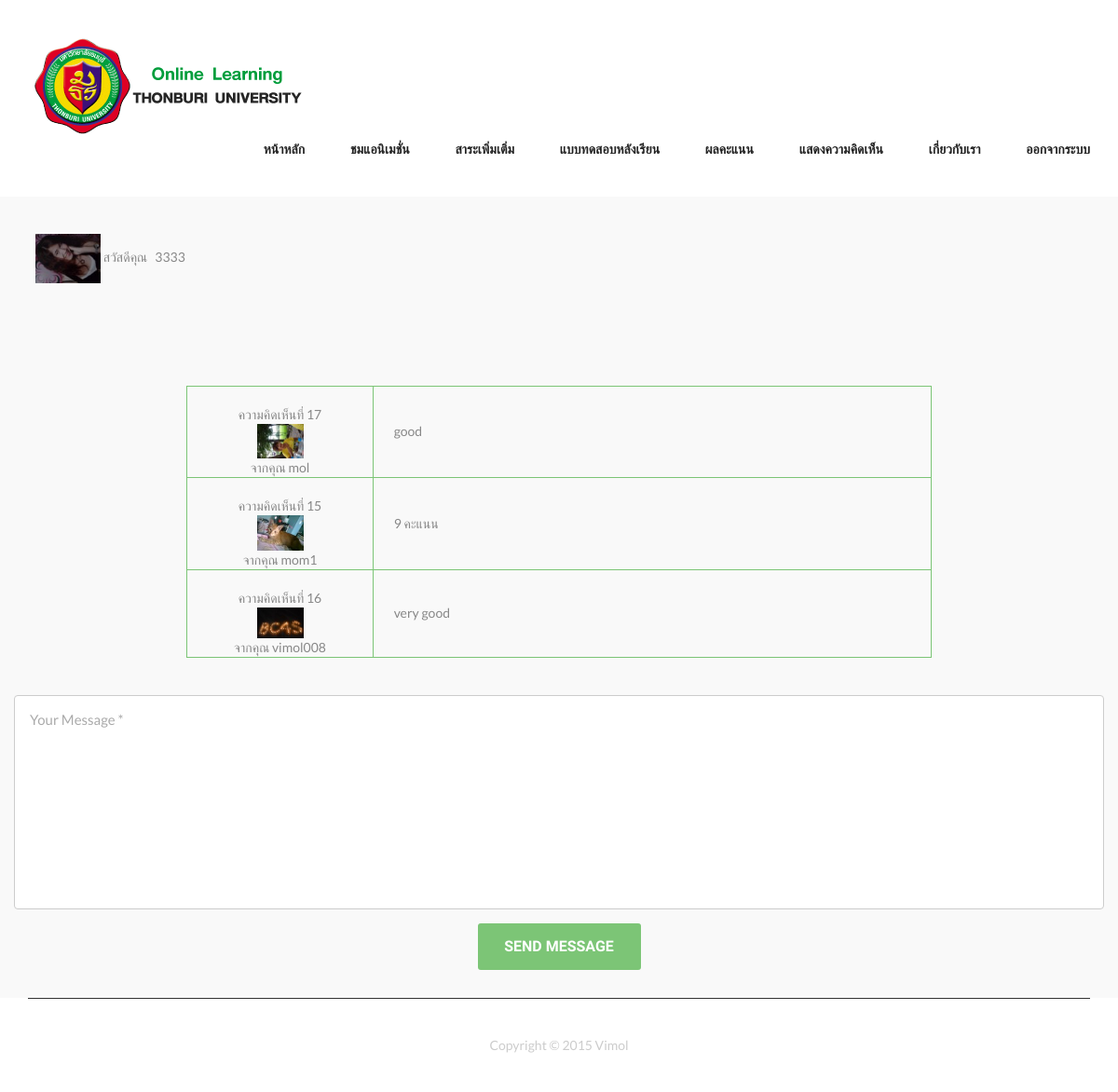
/showcomment.php (signed in), run on the app's committed database.
### tables this page shows
CREATE TABLE `tb_member` (
  `Username` varchar(100) NOT NULL,
  `Password` varchar(100) NOT NULL,
  `Name` varchar(100) NOT NULL,
  `Email` varchar(100) NOT NULL,
  `Gender` varchar(100) NOT NULL,
  `Mtype` varchar(100) NOT NULL,
  `Pic` varchar(200) NOT NULL
);

CREATE TABLE `tb_comment` (
  `C_ID` int(8) NOT NULL,
  `Username` varchar(100) NOT NULL,
  `Detail` text NOT NULL
);

### showcomment.php (the view, shortened to what this page needs)
<?php
$sql_request_image = "Select Pic From tb_member Where Username='".$_SESSION['ses_user']."'";
$result_request_image = mysql_query($sql_request_image);
$image_name = mysql_result($result_request_image,0,0);
$dir = "profile_images/";
?>
<!doctype html>
<html>
<head>
<link href="css/bootstrap.css" rel="stylesheet" type="text/css">
<link href="css/style-homepage.css" rel="stylesheet" type="text/css">
<link href="css/linecons.css" rel="stylesheet" type="text/css">
<link href="css/font-awesome.css" rel="stylesheet" type="text/css">
<link href="css/responsive.css" rel="stylesheet" type="text/css">
<link href="css/animate.css" rel="stylesheet" type="text/css">
</head>
<body>
<header id="header_outer">
  <div class="container">
    <div class="header_section">
        <table width="300" border="0">
  <tbody>
    <tr>
      <td><center>
      <a href="#"><img src="img/logo2.png" width="300" height="120" alt=""></a>
      </td>
    </tr>
  </tbody>
</table>
      <nav class="nav" id="nav">
        <ul class="">
           <li><a href="homepage.php">หน้าหลัก</a></li>
          <li><a href="animation.php">ชมแอนิเมชั่น</a></li>
          <li><a href="substance.php">สาระเพิ่มเติ่ม</a></li>
          <li><a href="posttest.php">แบบทดสอบหลังเรียน</a></li>
          <li><a href="showscore.php">ผลคะแนน</a></li>
          <li><a href="showcomment.php">แสดงความคิดเห็น</a></li>
          <li><a href="about.php">เกี่ยวกับเรา</a></li>
          <li><a href="logout.php">ออกจากระบบ</a></li>
        </ul>
      </nav>
      <a class="res-nav_click animated wobble wow"  href="javascript:void(0)"><i class="fa-bars"></i></a> </div>
  </div>
</header>
<section id="top_content" class="top_cont_outer">
  <div class="top_cont_inner">
    <div class="container"> <br><br>
  </b> &nbsp;&nbsp; <?php echo " <img style='width:70px' src='".$dir.$image_name."'/>" ?> สวัสดีคุณ   &nbsp;&nbsp;<?php echo $_SESSION['ses_user']?>
      <div class="top_content">
        <div class="row"><center>
        <div class="comment">
        <table width="800px" align="center" border="1" bordercolor="#7cc576" cellpadding="5" cellspacing="5">
		<?php
		$sql_comment = "Select * From tb_comment";
  		$result_comment = mysql_query($sql_comment);
		if($result_comment > 0)
		{
  		while($objResult_comment = mysql_fetch_array($result_comment)){
  	?>
   	 <tr bordercolor="#7cc576" >
      	<td width="200px" align="center"  style="border:solid 1px #7cc576"><br>ความคิดเห็นที่  <?php  echo $objResult_comment["C_ID"] ?><br>
      	<?php
	  	$sql_request_image_comment = "Select Pic From tb_member Where Username='".$objResult_comment['Username']."'";
		$result_request_image_comment = mysql_query($sql_request_image_comment);
		$image_name_comment = mysql_result($result_request_image_comment,0,0);
		$dir_comment = "profile_images/";
	  echo "   <img style='width:50px' src='".$dir_comment.$image_name_comment."'/>" ?>
      <br>
      จากคุณ  <?php  echo $objResult_comment["Username"] ?></td>
      <td align="left"  style="border:solid 1px #7cc576">&nbsp;&nbsp;&nbsp;&nbsp;&nbsp;&nbsp;&nbsp;&nbsp;<?php  echo $objResult_comment["Detail"] ?></td><br>
    </tr><?php
  	}
		}
		else
		{ ?>
        <h2>ยังไม่มีความคิดเห็น</h2>
        <?php
		}
		?>
</table>
</div>
        <br><br>
       <form name="forms" id="forms" enctype="multipart/form-data" method="post" action="savecomment.php">
 <textarea name = "comment" id = "comment" class="input-text text-area animated wow flipInY delay-06s" cols="100" rows="50" onFocus="if(this.value==this.defaultValue)this.value='';" onBlur="if(this.value=='')this.value=this.defaultValue;">Your Message *</textarea>
 <input class="input-btn animated wow flipInY delay-08s" type="submit" value="send message">
</form>
        </div>
        </center></div>
      </div>
    </div>
</section>
  <div class="container">
    <div class="footer_bottom"> <span>Copyright © 2015 Vimol </span> </div>
  </div>
</body>
</html>

### css/style-homepage.css (style rules this page uses)
ul { list-style:none; }
img { max-width:100%; }
a, a:hover, a:active { outline:0px !important }
body { background:#fff; font-family: 'Lato', sans-serif; font-size:14px; font-weight:normal; color:#888888; margin:0; }
#header_outer { background:#ffffff; padding:30px 0px; }
.header_section { position:relative; }
.nav { float:right; }
.nav ul { list-style:none; padding:0px; }
.nav ul li { display:inline-block; margin:0 23px; }
.nav ul li:last-child { margin:0 0 0 23px; }
.nav ul li a { display:block; font-size:14px; color:#222222; font-family:'Dosis'; text-decoration:none; text-transform:uppercase; font-weight: 600; transition:all 0.2s ease-in-out; -moz-transition:all 0.2s ease-in-out; -webkit-transition:all 0.2s ease-in-out; }
.top_cont_outer { background:#f9f9f9; position:relative; }
.top_cont_inner { background:#f9f9f9; }
.top_content { position:relative; padding-top: 50px; padding-bottom:30px; }
.input-text { padding:15px 16px; border:1px solid #ccc; width:100%; height:50px; display:block; border-radius:4px; font-size:15px; color:#aaa; font-family: 'Lato', sans-serif; margin:0 0 15px 0; transition:all 0.3s ease-in-out; -moz-transition:all 0.3s ease-in-out; -webkit-transition:all 0.3s ease-in-out; }
.input-text.text-area { height:230px; resize:none; overflow:auto; font-family: 'Lato', sans-serif; }
.input-btn { font-family: 'Dosis', sans-serif; width:175px; height:50px; letter-spacing: 0px; background:#7cc576; border-radius:3px; color:#ffffff; font-size:16px; text-transform:uppercase; font-weight:600; border:0px; transition:all 0.3s ease-in-out; -moz-transition:all 0.3s ease-in-out; -webkit-transition:all 0.3s ease-in-out; }
.footer_bottom { border-top:1px solid #333333; padding:40px 0; }
.footer_bottom span { display:block; font-size:14px; color:#cccccc; text-align:center; }
.delay-06s { animation-delay: 0.6s; -webkit-animation-delay: 0.6s; }
.delay-08s { animation-delay: 0.8s; -webkit-animation-delay: 0.8s; }

### css/responsive.css (style rules this page uses)
@media only screen and (min-width: 980px) and (max-width: 1200px) { .top_cont_inner { background-size:400px; } }

### data on the page
tb_member: Pic (picture)
tb_comment: C_ID "17", tb_member.Pic (picture), Username "mol", Detail "good"
tb_comment: C_ID "15", tb_member.Pic (picture), Username "mom1", Detail "9 คะแนน"
tb_comment: C_ID "16", tb_member.Pic (picture), Username "vimol008", Detail "very good"

### other printed values
$_SESSION['ses_user'] "3333"
